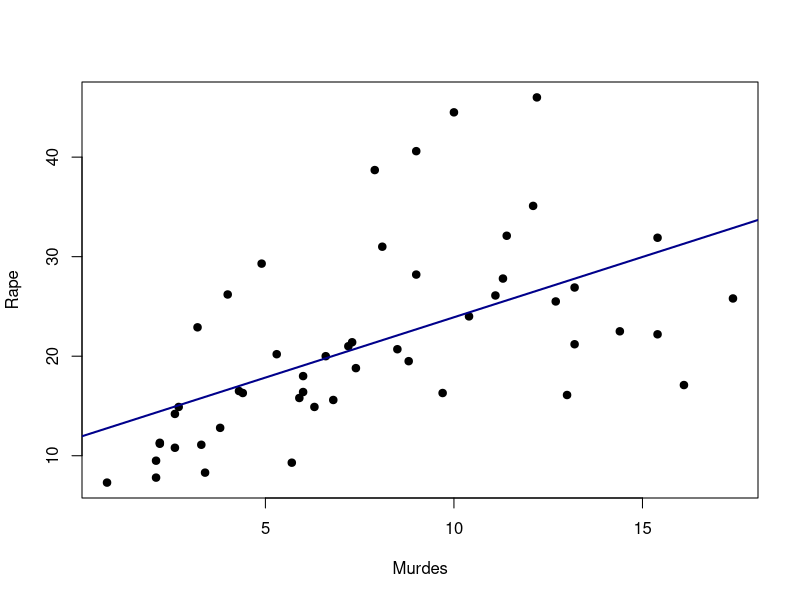

This figure's R source:
#Funciones

sucesor <- function(num=0) {
  #Valor por defecto: = 0
  num2 <- num+1
  num2 
  }
sucesor()

diferencia_Cuadrado <- function(y=0,x=0) {
  Dif_Val = abs(x^2 - y^2)
  Dif_Val
}
diferencia_Cuadrado(13,4)
diferencia_Cuadrado(x=13,y=4)

#Data USArrests

data(USArrests)
View(USArrests)

str(USArrests)
dim(USArrests)

sapply(USArrests, class)
sapply(USArrests, function(x) sum(is.na(x))) #na.rm=TRUE ; mean, sd, var; lenth
sapply(USArrests, function(x) sum(x==0))

media_col <- function(x) {
  media <- round(sum(x)/length(x), digits = 2)
  media
}

media_col(USArrests$Murder)
mean(USArrests$Murder)
round(sd(USArrests$Murder),2)

#Loops
n<- dim(USArrests) #Filas x Columnas
n
n[2] # valor de la segunda columna

USArrests[,2]

for (i in 1:n[2]) {
 media <- round(mean(USArrests[ ,i]), digits = 2)
 print(media)
}

#Graficas
regress <- lm(Rape ~ Murder, data= USArrests)
plot(x=USArrests$Murder,USArrests$Rape, pch= 19, xlab = "Murdes", ylab = "Rape") 
abline(regress, lty =1,lwd=2, col="dark blue")

summary(regress)

#tappli, sapply, lapply








